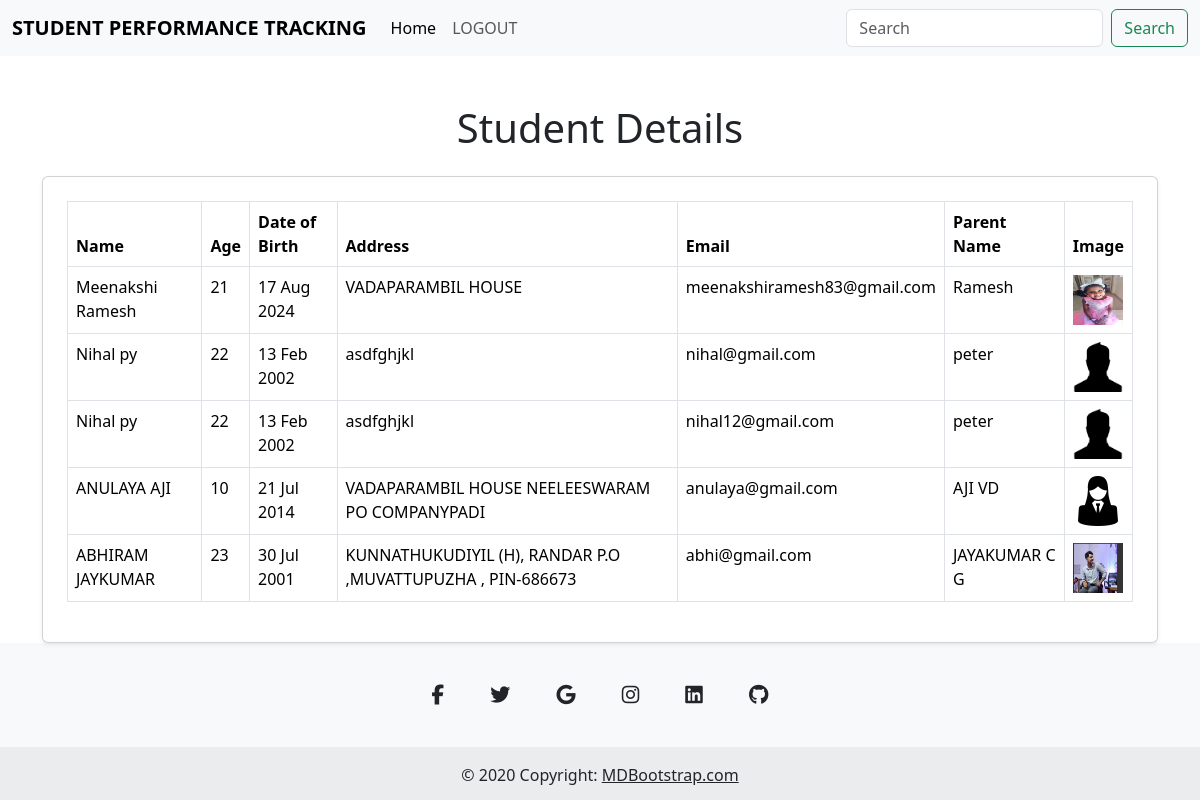
Page /Administrator/view_student_details/ on the committed database.
### faculty/models.py (models this page shows)
class Student(models.Model):
    name =models.CharField(max_length=100)
    age = models.IntegerField()
    dob = models.DateField()
    address = models.TextField()
    email = models.EmailField(unique=True)
    image = models.ImageField(upload_to='student_images/')
    parent_name = models.CharField(max_length=100)
    password = models.CharField(max_length=100)

### Administrator/views.py (the view)
# urls.py: path('view_student_details/', views.view_student_details, name='view_student_details'),
def view_student_details(request):
    students = Student.objects.all()
    return render(request, 'Administrator/view_student_details.html', {'students': students})

### Administrator/templates/Administrator/view_student_details.html (shortened to what this page needs)
<!DOCTYPE html>
<html lang="en">
<head>
    <link href="https://cdn.jsdelivr.net/npm/bootstrap@5.3.0/dist/css/bootstrap.min.css" rel="stylesheet">
    <link href="https://cdn.jsdelivr.net/npm/bootstrap@5.3.3/dist/css/bootstrap.min.css" rel="stylesheet"
>
</head>
<body>
     <nav class="navbar navbar-expand-lg navbar-light bg-light">
        <div class="container-fluid">
            <a class="navbar-brand" href="{% url 'Administrator:Admin_home'%}"><b>STUDENT PERFORMANCE TRACKING</b> </a>
            <div class="collapse navbar-collapse" id="navbarScroll">
                <ul class="navbar-nav me-auto my-2 my-lg-0 navbar-nav-scroll" style="--bs-scroll-height: 100px;">
                    <li class="nav-item">
                        <a class="nav-link active" aria-current="page" href="{% url 'Administrator:Admin_home'%}">Home</a>
                    </li>
                    <li class="nav-item">
                        <a class="nav-link" href="{% url 'Administrator:index' %}">LOGOUT</a>
                    </li>
                        </ul>
                <form class="d-flex">
                    <input class="form-control me-2" type="search" placeholder="Search" aria-label="Search">
                    <button class="btn btn-outline-success" type="submit">Search</button>
                </form>
            </div>
        </div>
    </nav>
    <div class="container mt-5">
        <h1 class="text-center mb-4">Student Details</h1>
        <div class="card p-4 shadow-sm">
            <table class="table table-bordered">
                <thead>
                    <tr>
                        <th>Name</th>
                        <th>Age</th>
                        <th>Date of Birth</th>
                        <th>Address</th>
                        <th>Email</th>
                        <th>Parent Name</th>
                        <th>Image</th>
                    </tr>
                </thead>
                <tbody>
                    {% for student in students %}
                    <tr>
                        <td>{{ student.name }}</td>
                        <td>{{ student.age }}</td>
                        <td>{{ student.dob|date:"d M Y" }}</td>
                        <td>{{ student.address }}</td>
                        <td>{{ student.email }}</td>
                        <td>{{ student.parent_name }}</td>
                        <td>
                            <img src="{{ student.image.url }}" alt="{{ student.name }}" width="50" height="50">
                        </td>
                    </tr>
                    {% empty %}
                    <tr>
                        <td colspan="7" class="text-center">No students found.</td>
                    </tr>
                    {% endfor %}
                </tbody>
            </table>
        </div>
    </div>
 <footer class="text-center bg-body-tertiary">
    <div class="container pt-4">
      <section class="mb-4">
        <a
          data-mdb-ripple-init
          class="btn btn-link btn-floating btn-lg text-body m-1"
          href="#!"
          role="button"
          data-mdb-ripple-color="dark"
          ><i class="fab fa-facebook-f"></i
        ></a>
        <a
          data-mdb-ripple-init
          class="btn btn-link btn-floating btn-lg text-body m-1"
          href="#!"
          role="button"
          data-mdb-ripple-color="dark"
          ><i class="fab fa-twitter"></i
        ></a>
        <a
          data-mdb-ripple-init
          class="btn btn-link btn-floating btn-lg text-body m-1"
          href="#!"
          role="button"
          data-mdb-ripple-color="dark"
          ><i class="fab fa-google"></i
        ></a>
        <a
          data-mdb-ripple-init
          class="btn btn-link btn-floating btn-lg text-body m-1"
          href="#!"
          role="button"
          data-mdb-ripple-color="dark"
          ><i class="fab fa-instagram"></i
        ></a>
        <a
          data-mdb-ripple-init
          class="btn btn-link btn-floating btn-lg text-body m-1"
          href="#!"
          role="button"
          data-mdb-ripple-color="dark"
          ><i class="fab fa-linkedin"></i
        ></a>
        <a
          data-mdb-ripple-init
          class="btn btn-link btn-floating btn-lg text-body m-1"
          href="#!"
          role="button"
          data-mdb-ripple-color="dark"
          ><i class="fab fa-github"></i
        ></a>
      </section>
    </div>
    <div class="text-center p-3" style="background-color: rgba(0, 0, 0, 0.05);">
      © 2020 Copyright:
      <a class="text-body" href="https://mdbootstrap.com/">MDBootstrap.com</a>
    </div>
  </footer>
</body>
</html>

### rows in the picture
Student: name "Meenakshi Ramesh", age "21", dob "17 Aug 2024", address "VADAPARAMBIL HOUSE", email "meenakshiramesh83@gmail.com", parent_name "Ramesh", image (picture)
Student: name "Nihal py", age "22", dob "13 Feb 2002", address "asdfghjkl", email "nihal@gmail.com", parent_name "peter", image (picture)
Student: name "Nihal py", age "22", dob "13 Feb 2002", address "asdfghjkl", email "nihal12@gmail.com", parent_name "peter", image (picture)
Student: name "ANULAYA AJI", age "10", dob "21 Jul 2014", address "VADAPARAMBIL HOUSE NEELEESWARAM PO COMPANYPADI", email "anulaya@gmail.com", parent_name "AJI VD", image (picture)
Student: name "ABHIRAM JAYKUMAR", age "23", dob "30 Jul 2001", address "KUNNATHUKUDIYIL (H), RANDAR P.O ,MUVATTUPUZHA , PIN-686673", email "abhi@gmail.com", parent_name "JAYAKUMAR C G", image (picture)
